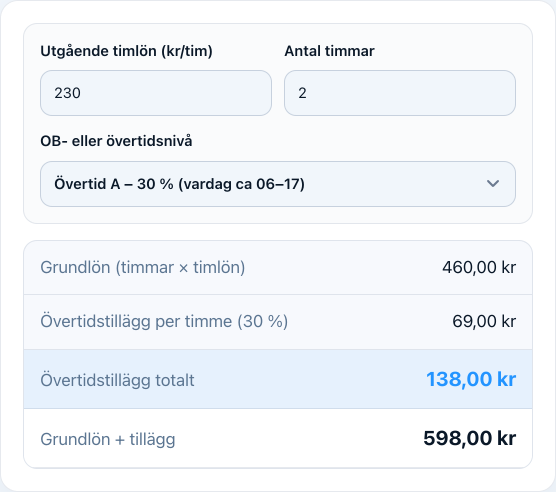
#> input picture design-assets/social/posts/src/m-ob.png, 1112 x 984 px (shown at 1/2 size); its folder holds 7 pictures in this run
$ python make_covers.py
#> lines starting #> are read from the running program, lines starting #| are printed output that depends on the picture; after the words box and inside, x2 and y2 are one past the last pixel; in counts of white or black regions, pixels touching at a corner belong together
"""Render brand covers (FB / LinkedIn / YouTube) for ByggExp. Run: python3 -I make_covers.py"""
from pathlib import Path
from PIL import Image, ImageDraw, ImageFilter, ImageFont

HERE = Path(__file__).resolve().parent
ROOT = HERE.parents[2]
SHOT = ROOT / "public/landing/features/1arbetspass.webp"
TILES = HERE.parent / "posts/src"
NAVY, NAVY2, SKY, WHITE = (11, 26, 46), (15, 39, 71), (111, 208, 248), (255, 255, 255)


def font(size, weight):
    f = ImageFont.truetype("/System/Library/Fonts/SFNS.ttf", size)
    try:
        f.set_variation_by_name(weight)
    except Exception:
        pass
    return f


def background(w, h, cell):
#> called with w = 1640, h = 624, cell = 48
    img = Image.new("RGB", (w, h), NAVY)
    grad = Image.linear_gradient("L").rotate(-45, expand=True).resize((w, h))
    img = Image.composite(Image.new("RGB", (w, h), NAVY2), img, grad)
    glow = Image.new("L", (w, h), 0)
#> glow: PIL image 1640x624 L; every value is 0
    ImageDraw.Draw(glow).ellipse((int(w * .5), int(-h * .2), int(w * 1.05), int(h * 1.2)), fill=120)
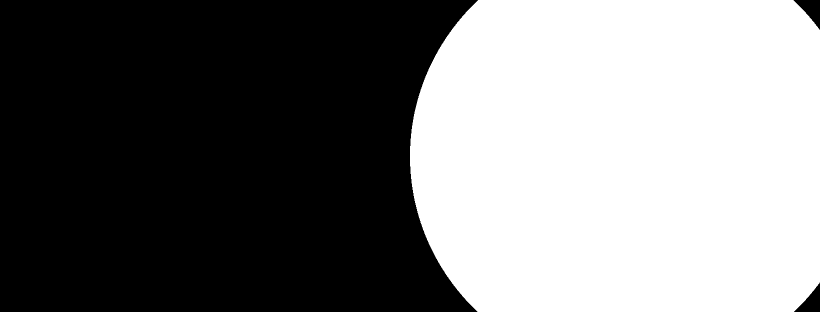
#> glow: PIL image 1640x624 L (shown at 1/2 size); values 0 (black) and 120 (white), 47.1% white; 1 white region, box (x1, y1, x2, y2) and area: (820, 0, 1640, 624) 482361
    glow = glow.filter(ImageFilter.GaussianBlur(max(w, h) // 10))
    img = Image.composite(Image.new("RGB", (w, h), (35, 148, 255)), img, glow)
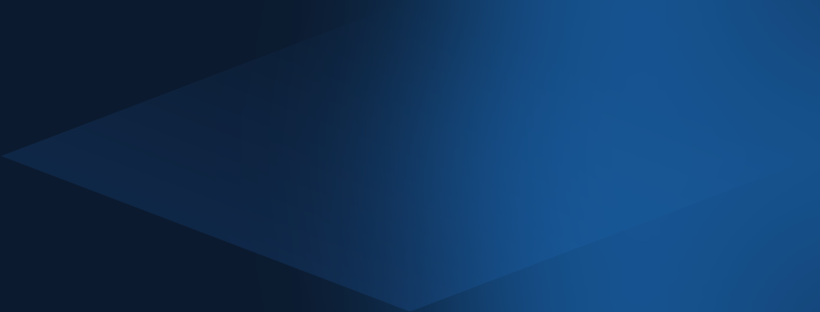
#> img: PIL image 1640x624 RGB (shown at 1/2 size); mean R, G, B 17, 54.9, 96.1
    grid = ImageDraw.Draw(img, "RGBA")
    for x in range(0, w, cell):
        grid.line((x, 0, x, h), fill=(255, 255, 255, 14))
    for y in range(0, h, cell):
        grid.line((0, y, w, y), fill=(255, 255, 255, 14))
    return img


def wrap(d, text, f, width):
#> called with width = 560
    out, cur = [], ""
    for word in text.split():
        t = (cur + " " + word).strip()
        if d.textlength(t, font=f) <= width:
            cur = t
        else:
            out.append(cur); cur = word
    return out + [cur]


def tiles(names, gap=36, r=48):
    """S13: real tool tiles from the /verktyg hub, stacked like cards."""
    ims = [Image.open(TILES / n).convert("RGBA") for n in names]
    w, h = ims[0].size
    out = Image.new("RGBA", (w, h * len(ims) + gap * (len(ims) - 1)), (0, 0, 0, 0))
    for i, im in enumerate(ims):
        mask = Image.new("L", im.size, 0)
        ImageDraw.Draw(mask).rounded_rectangle((0, 0, w - 1, h - 1), r, fill=255)
        out.paste(im, (0, i * (h + gap)), mask)
    return out


def cover(name, w, h, safe, lines, fs, cell, sub=None, tw=None, shot=None, url=None, price=None, stores=False, label_w=None, center=False, shot_r=None, label_k=.44, pill=SKY, pill_text=NAVY):
    sl, st, sw, sh = safe
    img = background(w, h, cell)
    d = ImageDraw.Draw(img)
    big, small = font(fs, "Heavy"), font(int(fs * .42), "Medium")
    lh, slh = int(fs * 1.08), int(fs * .42 * 1.4)
    sub_lines = wrap(d, sub, small, tw) if sub else []
#> sub_lines = ['Kalkylatorer och mallar för lön,', 'moms, betong, ÄTA och egenkontroll', '– utan konto.']
    if url:
        sub_lines = sub_lines + [url]
#> sub_lines = ['Kalkylatorer och mallar för lön,', 'moms, betong, ÄTA och egenkontroll', '– utan konto.', 'byggexp.se']
    ph = int(fs * .9)  # S17 price pill, S16 store badges under it
    rows = [price] if isinstance(price, str) else (price or [])  # S18: [(price, what it includes)]
    rows = [r if isinstance(r, tuple) else (r, None) for r in rows]
    fp, fl = font(int(ph * .52), "Bold"), font(int(ph * label_k), "Medium")
    lh2 = int(fl.size * 1.2)
    # label_w: wrap the labels so the photo on the right stays large; a row grows with its label
    rows = [(p, wrap(d, lab, fl, label_w) if lab and label_w else [lab] if lab else []) for p, lab in rows]
#> rows = []
    rhs = [max(ph, lh2 * len(ls)) for _, ls in rows]
#> rhs = []
    gap_r = int(fs * .25)
    extra = (int(fs * .8) + sum(rhs) + (len(rows) - 1) * gap_r if rows else 0) + (int(fs * .3) + ph if stores else 0)
#> extra = 0
    block_h = lh * len(lines) + (int(fs * .4) + slh * len(sub_lines) if sub_lines else 0) + extra
#> block_h = 350
    if sub_lines and rows:
        block_h -= int(fs * .4)
    bt = d.textbbox((0, 0), lines[0][0], font=big)[1]  # empty space above the headline ink
#> bt = 12
    # S19: equal space above the headline ink and below the last row
    y = (h - block_h + bt) // 2 - bt if center else st + (sh - block_h) // 2
#> y = 137
    text_w = 0
    for text, color in lines:
        d.text((sl, y), text, font=big, fill=color)
        text_w = max(text_w, d.textlength(text, font=big))
        y += lh
#> this loop made 2 passes
#> (text_w, y) on passes 1 to 2: (677.7, 214), (677.7, 291)
#> after the loop, y = 291
    y += int(fs * .4)
#> y = 319
    for t in sub_lines:
        d.text((sl, y), t, font=font(int(fs * .42), "Heavy") if t == url else small, fill=SKY if t == url else (200, 214, 232))
        text_w = max(text_w, d.textlength(t, font=small))
        y += slh
#> this loop made 4 passes
#> (t, y) on passes 1 to 4: ('Kalkylatorer och mallar för lön,', 361), ('moms, betong, ÄTA och egenkontroll', 403), ('– utan konto.', 445), ('byggexp.se', 487)
#> after the loop, y = 487
    if rows:
        y += int(fs * .4) - (int(fs * .4) if sub_lines else 0)
        pw = max(d.textlength(p, font=fp) for p, _ in rows) + ph  # equal pill width
        for i, ((p, ls), rh) in enumerate(zip(rows, rhs)):
            if i:
                y += gap_r
            py = y + (rh - ph) // 2
            d.rounded_rectangle((sl, py, sl + pw, py + ph), ph // 2, fill=pill)
            d.text((sl + (pw - d.textlength(p, font=fp)) / 2, py + ph * .2), p, font=fp, fill=pill_text)
            rw = pw
            if ls:  # what the price includes, one left line for all labels
                ink = d.textbbox((0, 0), "Åg", font=fl)
                ty = y + (rh - lh2 * len(ls)) / 2 + (lh2 - (ink[3] - ink[1])) / 2 - ink[1]
                for k, t in enumerate(ls):
                    d.text((sl + pw + ph * .4, ty + k * lh2), t, font=fl, fill=WHITE)
                rw = pw + ph * .4 + max(d.textlength(t, font=fl) for t in ls)
            text_w = max(text_w, rw)
            y += rh
    if stores:
        # S19: store badges sit with equal space above and below them
        if center and rows:  # measure from the last price pill, not the taller label next to it
            y -= (rhs[-1] - ph) // 2
        y += (h - y - ph) // 2 if center else int(fs * .3)
        b = Image.open(TILES / "stores.png").convert("RGBA").crop((313, 64, 931, 151))
        b.putalpha(b.split()[3].point(lambda a: 255 if a > 200 else 0))
        b = b.resize((round(b.width * ph / b.height), ph), Image.LANCZOS)
        img = img.convert("RGBA")
        img.alpha_composite(b, (sl, y))
        d = ImageDraw.Draw(img)
        text_w = max(text_w, b.width)
    # product screenshot fills the rest of the safe area
    gap = int(fs * .8)
    box_w, box_h = int((shot_r or sl + sw) - (sl + text_w + gap)), sh  # shot_r: photo may reach past the text safe area
#> box_w = 325; box_h = 504
    shot = (shot or Image.open(SHOT)).convert("RGBA").copy()
    shot.thumbnail((box_w, box_h), Image.LANCZOS)
#> shot: PIL image 325x285 RGBA
    if shot.getextrema()[3][0] == 255:  # opaque crop -> round the card corners (S4 card style)
        m = Image.new("L", shot.size, 0)
#> m: PIL image 325x285 L; every value is 0
        ImageDraw.Draw(m).rounded_rectangle((0, 0, shot.width - 1, shot.height - 1), max(8, shot.width // 40), fill=255)
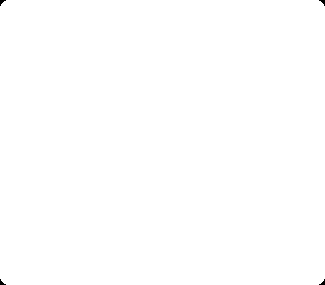
#> m: PIL image 325x285 L; 99.9% white; 4 black regions (4 under 20 px)
        shot.putalpha(m)
    sx = int(sl + text_w + gap + (box_w - shot.width) // 2)
#> sx = 1024
    sy = st + (box_h - shot.height) // 2
#> sy = 169
    shadow = Image.new("RGBA", img.size, (0, 0, 0, 0))
#> shadow: PIL image 1640x624 RGBA; every value is 0
    shadow.paste((0, 0, 0, 110), (sx, sy + fs // 4, sx + shot.width, sy + fs // 4 + shot.height), shot.split()[3])
    shadow = shadow.filter(ImageFilter.GaussianBlur(fs // 3))
    img = Image.alpha_composite(img.convert("RGBA"), shadow)
#> img: PIL image 1640x624 RGBA
    img.alpha_composite(shot, (sx, sy))
    img.convert("RGB").save(HERE / f"{name}.png", optimize=True)


if __name__ == "__main__":
    SUB = "Snabbare fakturering och lönehantering, automatiska påminnelser i uppgifter, kontroll av arbetspass i realtid, planering."
    TITLE = [("Automatisk och manuell", WHITE), ("tidrapportering och", WHITE), ("projekthantering", WHITE), ("för byggföretag", SKY)]
    SHORT = [("Tidrapportering och projekthantering", WHITE), ("för byggföretag", SKY)]

    # S13 value covers: what a follower gets, product second
    VALUE = [("60+ gratis verktyg", WHITE), ("för byggare", SKY)]
    VSUB = "Kalkylatorer och mallar för lön, moms, betong, ÄTA och egenkontroll – utan konto."
    OB = Image.open(TILES / "m-ob.png").crop((36, 36, 1076, 948))  # real calculator: input + result (S8)
    cover("facebook-cover-value", 1640, 624, (290, 60, 1060, 504), VALUE, 72, 48, VSUB, 560, OB, "byggexp.se")
    cover("linkedin-cover-value", 2256, 382, (700, 30, 1300, 322), VALUE, 64, 48, "Kalkylatorer och mallar – utan konto", 900, OB, "byggexp.se")
#> call 2 of background, with w = 2256, h = 382, cell = 48
#> in background (call 2), `glow = Image.new("L", (w, h), 0)`: glow: PIL image 2256x382 L; every value is 0
#> in background (call 2), `ImageDraw.Draw(glow).ellipse((int(w * .5), int(-h * .2), int(w * 1.05)..`: glow: PIL image 2256x382 L; values 0 (black) and 120 (white), 47.1% white; 1 white region, box (x1, y1, x2, y2) and area: (1128, 0, 2256, 382) 406271
#> in background (call 2), `img = Image.composite(Image.new("RGB", (w, h), (35, 148, 255)), img, g..`:
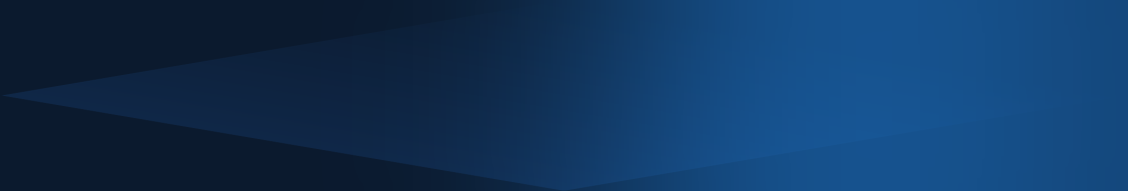
#> img: PIL image 2256x382 RGB (shown at 1/2 size); mean R, G, B 16.8, 53.8, 94.2
#> the loop in cover (call 2), `for text, color in lines:` made 2 passes
#> (text_w, y) on passes 1 to 2: (602.3, 141), (602.3, 210)
#> the loop in cover (call 2), `for t in sub_lines:` made 2 passes
#> (t, text_w, y) on passes 1 to 2: ('Kalkylatorer och mallar – utan konto', 602.3, 272), ('byggexp.se', 602.3, 309)
#> in cover (call 2), `m = Image.new("L", shot.size, 0)`: m: PIL image 367x322 L; every value is 0
#> in cover (call 2), `ImageDraw.Draw(m).rounded_rectangle((0, 0, shot.width - 1, shot.height..`: m: PIL image 367x322 L; 99.9% white; 4 black regions, box (x1, y1, x2, y2) and area: (0, 0, 7, 7) 21, (360, 0, 367, 7) 21, (0, 315, 7, 322) 21, (360, 315, 367, 322) 21
#> in cover (call 2), `shadow = Image.new("RGBA", img.size, (0, 0, 0, 0))`: shadow: PIL image 2256x382 RGBA; every value is 0
    # YouTube safe area 1546x423 (507, 509), inset 40px so nothing touches the mobile crop
    cover("youtube-banner-value", 2560, 1440, (547, 529, 1466, 383), VALUE, 84, 64, VSUB, 700, OB, "byggexp.se")
#> call 3 of cover, with name = 'youtube-banner-value', w = 2560, h = 1440, safe = (547, 529, 1466, 383), fs = 84, cell = 64, tw = 700, url = 'byggexp.se'
#> call 3 of background, with w = 2560, h = 1440, cell = 64
#> in background (call 3), `glow = Image.new("L", (w, h), 0)`: glow: PIL image 2560x1440 L; every value is 0
#> in background (call 3), `ImageDraw.Draw(glow).ellipse((int(w * .5), int(-h * .2), int(w * 1.05)..`: glow: PIL image 2560x1440 L; values 0 (black) and 120 (white), 47.1% white; 1 white region, box (x1, y1, x2, y2) and area: (1280, 0, 2560, 1440) 1738069
#> in background (call 3), `glow = glow.filter(ImageFilter.GaussianBlur(max(w, h) // 10))`:
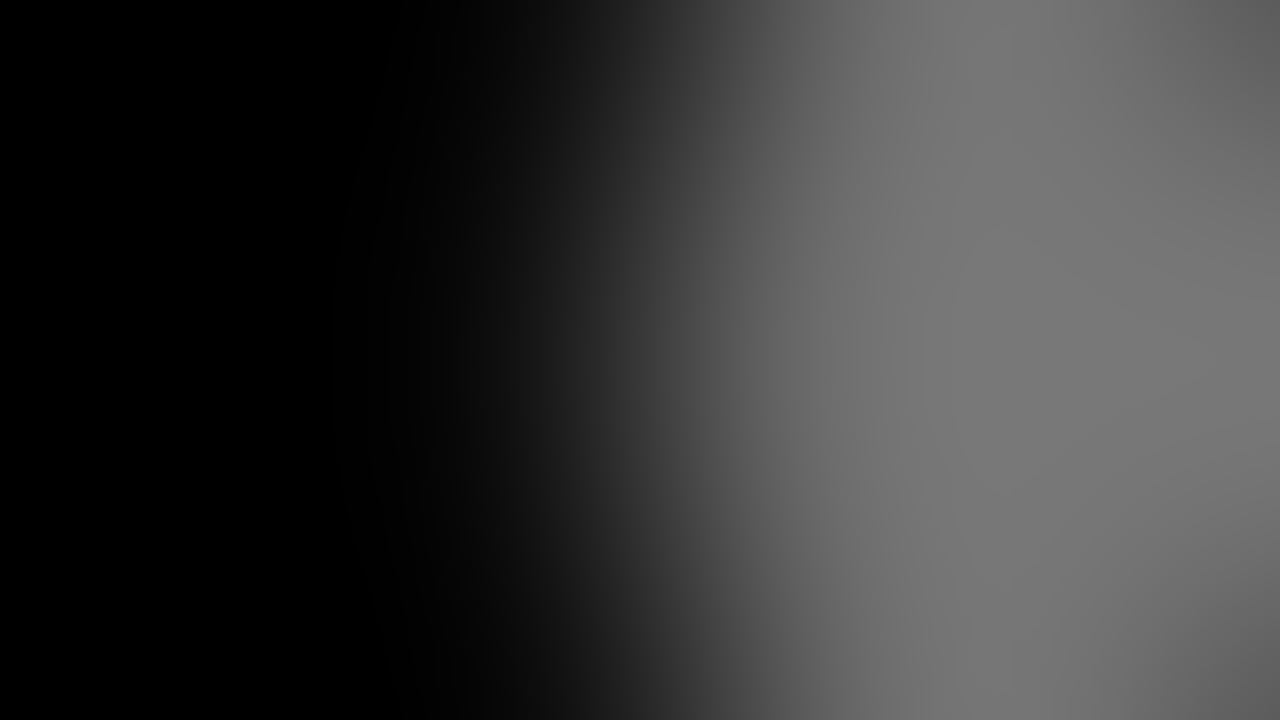
#> glow: PIL image 2560x1440 L (shown at 1/2 size); min 0, max 120, mean 55.3
#> in background (call 3), `img = Image.composite(Image.new("RGB", (w, h), (35, 148, 255)), img, g..`:
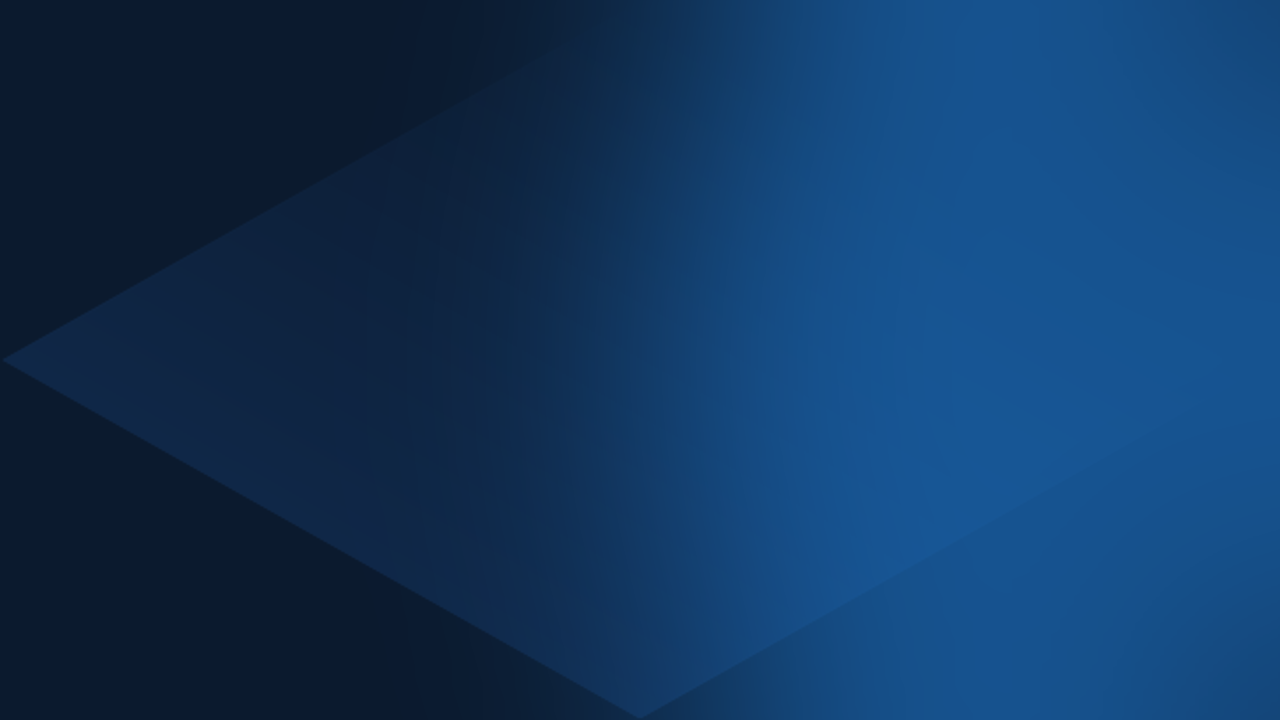
#> img: PIL image 2560x1440 RGB (shown at 1/2 size); mean R, G, B 17, 55.2, 96.7
#> in cover (call 3), `sub_lines = wrap(d, sub, small, tw) if sub else []`: sub_lines = ['Kalkylatorer och mallar för lön, moms,', 'betong, ÄTA och egenkontroll – utan', 'konto.']
#> in cover (call 3), `sub_lines = sub_lines + [url]`: sub_lines = ['Kalkylatorer och mallar för lön, moms,', 'betong, ÄTA och egenkontroll – utan', 'konto.', 'byggexp.se']
#> in cover (call 3), `block_h = lh * len(lines) + (int(fs * .4) + slh * len(sub_lines) if su..`: block_h = 409
#> in cover (call 3), `bt = d.textbbox((0, 0), lines[0][0], font=big)[1]`: bt = 14
#> in cover (call 3), `y = (h - block_h + bt) // 2 - bt if center else st + (sh - block_h) // 2`: y = 516
#> the loop in cover (call 3), `for text, color in lines:` made 2 passes
#> (text_w, y) on passes 1 to 2: (790.6, 606), (790.6, 696)
#> after the loop in cover (call 3), `for text, color in lines:`: y = 696
#> in cover (call 3), `y += int(fs * .4)`: y = 729
#> the loop in cover (call 3), `for t in sub_lines:` made 4 passes
#> (t, y) on passes 1 to 4: ('Kalkylatorer och mallar för lön, moms,', 778), ('betong, ÄTA och egenkontroll – utan', 827), ('konto.', 876), ('byggexp.se', 925)
#> after the loop in cover (call 3), `for t in sub_lines:`: y = 925
#> in cover (call 3), `box_w, box_h = int((shot_r or sl + sw) - (sl + text_w + gap)), sh`: box_w = 608; box_h = 383
#> in cover (call 3), `shot.thumbnail((box_w, box_h), Image.LANCZOS)`:
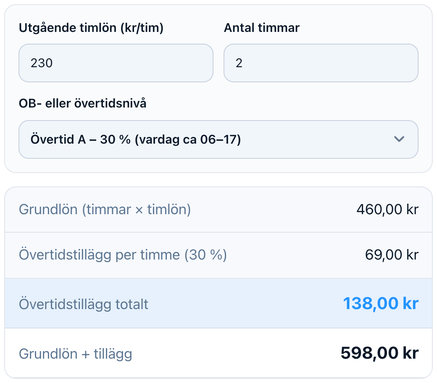
#> shot: PIL image 437x383 RGBA; mean R, G, B, A 239.2, 243, 247.4, 255
#> in cover (call 3), `sx = int(sl + text_w + gap + (box_w - shot.width) // 2)`: sx = 1489
#> in cover (call 3), `sy = st + (box_h - shot.height) // 2`: sy = 529

    # S14 LinkedIn = product showcase
    PRODUCT = [("Från incheckning", WHITE), ("till lön och faktura", SKY)]
    cover("linkedin-cover-product", 2256, 382, (700, 30, 1300, 322), PRODUCT, 60, 48, "Ett system för hela byggföretaget", 900, None, "byggexp.se")
#> (the run stopped early here; a loop or call above may not have finished)
